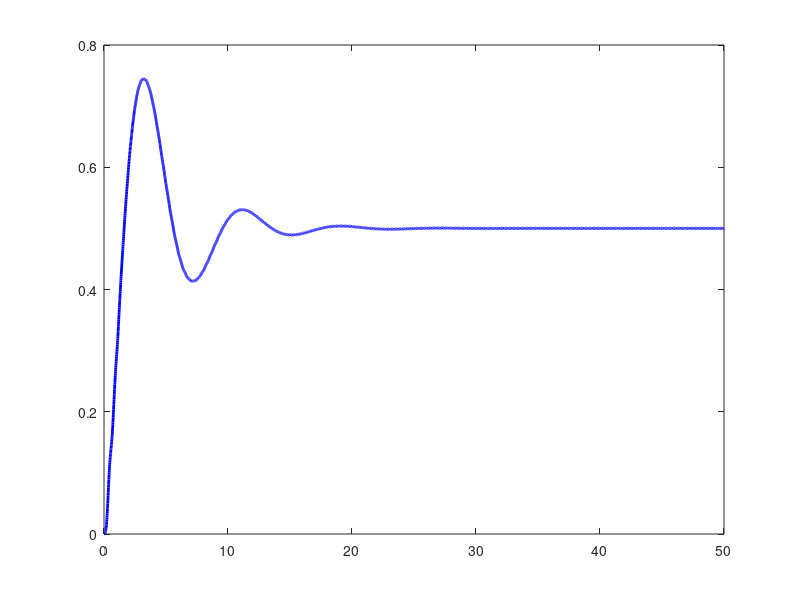

Write the MATLAB code that produced this figure. (Note: this script raises an error after producing the figure.)
% PID NON LINEAR

clc; clear; close all;
g = 9.81;
ms = 0.05;
Ib = 0.01;
beam_length = 2;
Kp_set = [18 5 6 7] ;
Ki_set = [8 7 8 9];
Kd_set = [10 11 12 13];
r_desired = 0.5;
tau_max = 4;
theta_max = deg2rad(45);
z_max = 0.5;
ball_friction = 0.8;
beam_friction = 0.5;
dt = 0.01; t_end = 50;
tspan = 0:dt:t_end;
x0 = [0; 0; 0; 0];
X = zeros(length(tspan), 4);
U = zeros(length(tspan), 1);
z = zeros(length(tspan), 1);  % integral error
X(1,:) = x0';
for i = 1:length(tspan)-1
    x = X(i,:)';
    r = x(1); r_dot = x(2); theta = x(3); theta_dot = x(4);
    if(i<5)
    Kp=Kp_set(i);
    Ki=Ki_set(i);
    Kd=Kd_set(i);
    end
    e_pos = r_desired - r;
    z(i+1) = z(i) + e_pos * dt;
    z(i+1) = min(max(z(i+1), -z_max), z_max);  % anti-windup
    theta_ref = Kp * e_pos + Ki * z(i) - Kd * r_dot;
    theta_ref = max(min(theta_ref, theta_max), -theta_max);  % saturate ref
   beam_Kp = 15;  
   beam_Kd = 3;

   beam_error = theta_ref - theta;
   beam_error_dot = -theta_dot;

tau = beam_Kp * beam_error + beam_Kd * beam_error_dot + ms * g * r * cos(theta); %control input

    tau = max(min(tau, tau_max), -tau_max);
    dx = zeros(4,1);
    dx(1) = r_dot;
    dx(2) = (g*sin(theta) - r*theta_dot^2*cos(theta))*5/7 - ball_friction*r_dot;
    dx(3) = theta_dot;
    dx(4) = (tau - ms * g * r * cos(theta) - 2 * ms * r * r_dot * theta_dot - beam_friction * theta_dot) / (Ib + ms * r^2);
    X(i+1,:) = X(i,:) + dx' * dt;
    if abs(X(i+1,3)) > theta_max
        X(i+1,3) = sign(X(i+1,3)) * theta_max;
        X(i+1,4) = 0;
    end
    if abs(X(i+1,1)) > beam_length/2
        X(i+1,1) = sign(X(i+1,1)) * beam_length/2;
        X(i+1,2) = 0;
    end
    U(i) = tau;
end
ball_pos = X(:,1);
beam_angle = X(:,3);
figure;
plot(tspan, ball_pos, 'b', 'LineWidth', 2); hold on;
yline(r_desired, '--r', 'Target');
xlabel('Time (s)'); ylabel('Ball Position (m)');
title('Ball Position vs Time'); grid on;
figure;
plot(tspan, rad2deg(beam_angle), 'm', 'LineWidth', 2);
xlabel('Time (s)'); ylabel('Beam Angle (deg)');
title('Beam Angle vs Time'); grid on;
figure;
plot(tspan(1:end-1), U(1:end-1), 'k', 'LineWidth', 2);
xlabel('Time (s)'); ylabel('Control Torque (Nm)');
title('Torque vs Time'); grid on;

